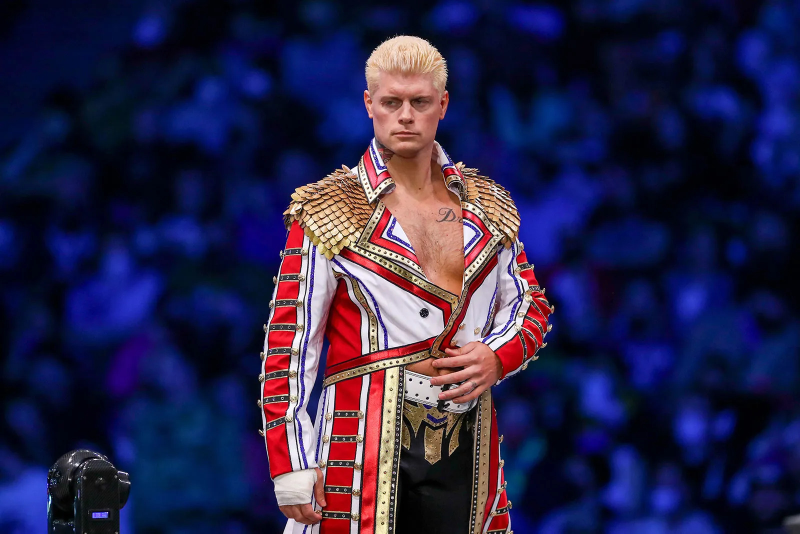
#> input picture TBA_MLP_Lab4/Images/Cody.jpg, 1600 x 1067 px, given in place of the camera (shown at 1/2 size)
$ python supp.py
#> lines starting #> are read from the running program, lines starting #| are printed output that depends on the picture; after the words box and inside, x2 and y2 are one past the last pixel; in counts of white or black regions, pixels touching at a corner belong together
import cv2 as cv
from matplotlib import pyplot as plt
cap = cv.VideoCapture(0)
while True:
    ret, img = cap.read()
#> img is the input picture: shape (1067, 1600, 3); mean B, G, R 73.5, 36.1, 40.9
    if not ret:
        break
    img = cv.cvtColor(img, cv.COLOR_BGR2RGB)
    img_gray = cv.cvtColor(img, cv.COLOR_BGR2GRAY)
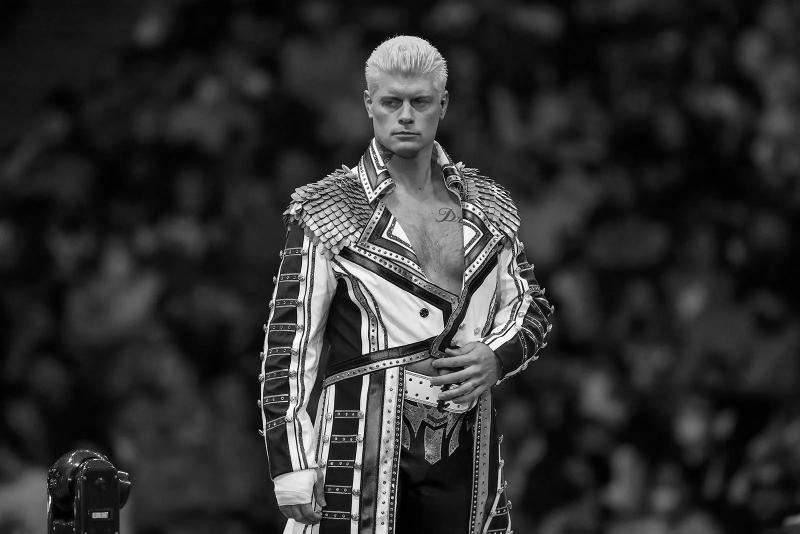
#> img_gray: shape (1067, 1600) (shown at 1/2 size); min 0, max 255, mean 47.9
    img_blur = cv.GaussianBlur(img_gray,(7,7),0)

    sobelx = cv.Sobel(src=img_blur, ddepth=cv.CV_64F, dx=1, dy=0, ksize=5)
    filtered_image_x = cv.convertScaleAbs(sobelx)
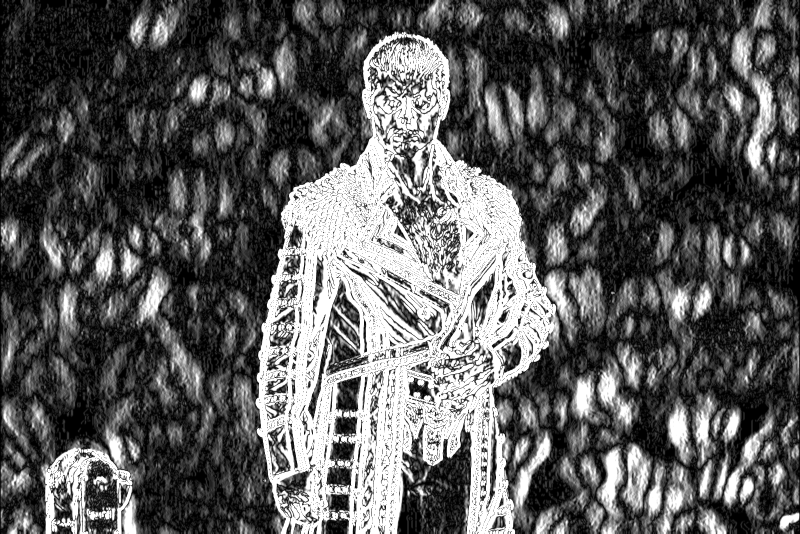
#> filtered_image_x: shape (1067, 1600) (shown at 1/2 size); min 0, max 255, mean 91.3
    sobely = cv.Sobel(src=img_blur, ddepth=cv.CV_64F, dx=0, dy=1, ksize=5)
    filtered_image_y = cv.convertScaleAbs(sobely)
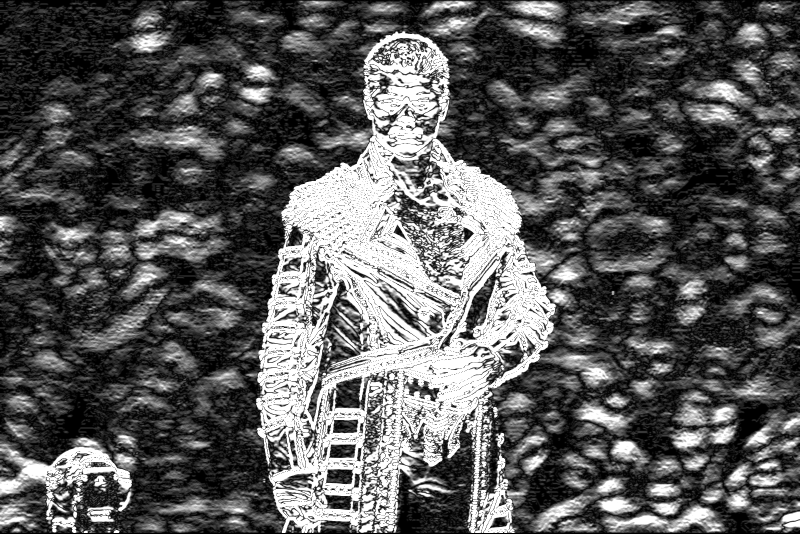
#> filtered_image_y: shape (1067, 1600) (shown at 1/2 size); min 0, max 255, mean 89
    sobelxy = cv.Sobel(src=img_blur, ddepth=cv.CV_64F, dx=1, dy=1, ksize=5)
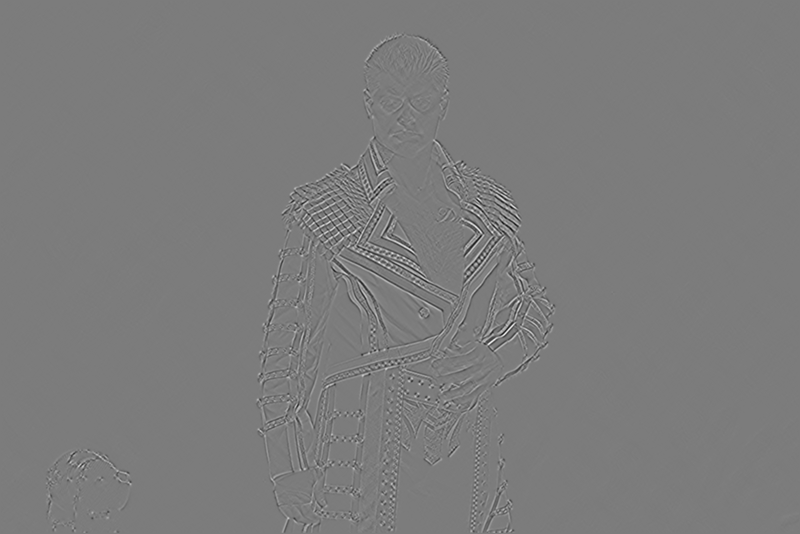
#> sobelxy: shape (1067, 1600) float64 (shown at 1/2 size); min -1088, max 1146, mean 0; drawn with min black and max white
    filtered_image_xy = cv.convertScaleAbs(sobelxy)
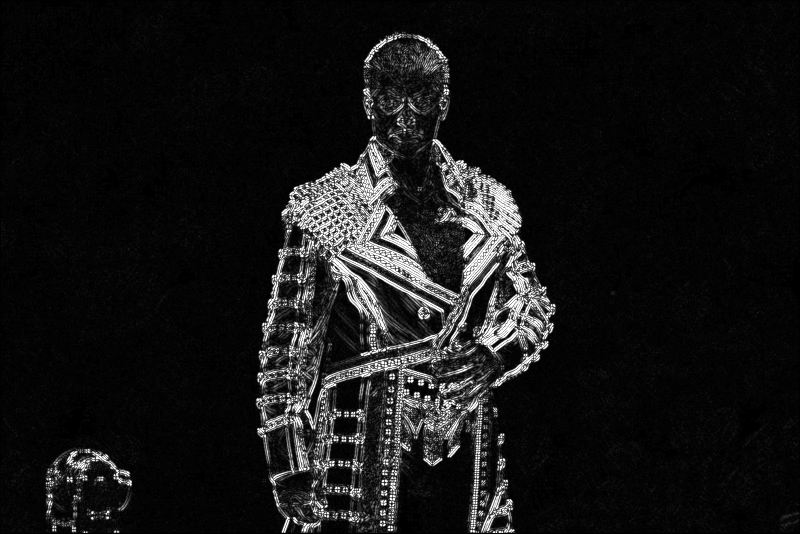
#> filtered_image_xy: shape (1067, 1600) (shown at 1/2 size); min 0, max 255, mean 21.9
    canny = cv.Canny(img_gray, 100, 200)
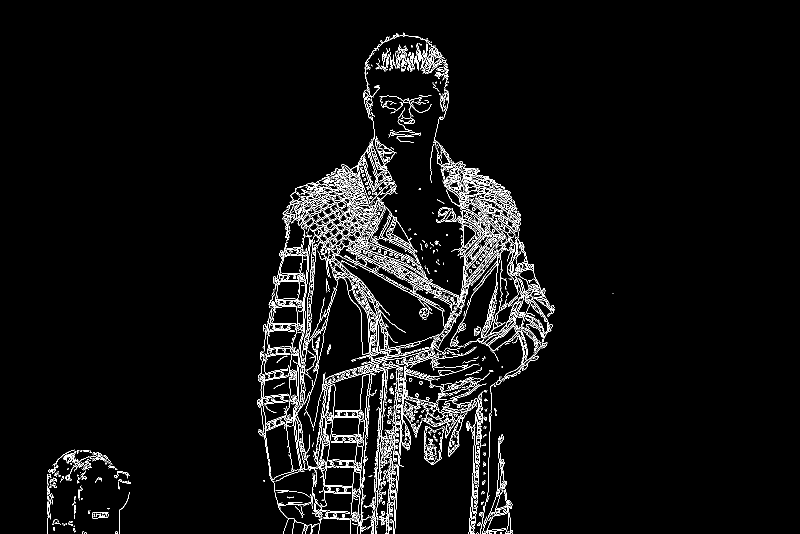
#> canny: shape (1067, 1600) (shown at 1/2 size); 3.9% white in thin lines or dots, all inside (x1, y1, x2, y2) = (94, 65, 1227, 1067)
    filtered_canny = cv.convertScaleAbs(canny)
    laplace = cv.Canny(img_blur, 5, cv.CV_64F)
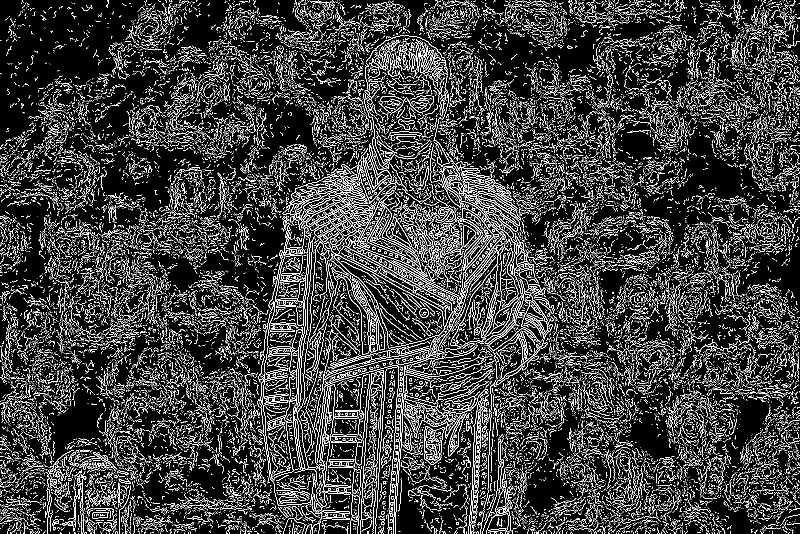
#> laplace: shape (1067, 1600) (shown at 1/2 size); 13.9% white in thin lines or dots
    filtered_img = cv.convertScaleAbs(laplace)

    plt.figure(figsize=(20, 20))
    plt.subplot(231), plt.imshow(img), plt.title('Original')
    plt.axis("off")
    plt.subplot(232), plt.imshow(filtered_image_x, cmap="gray"), plt.title('Filtered Image x-axis')
    plt.axis("off")
    plt.subplot(233), plt.imshow(filtered_image_y, cmap="gray"), plt.title('Filtered Image y-axis')
    plt.axis("off")
    plt.subplot(234), plt.imshow(filtered_image_xy, cmap="gray"), plt.title('Filtered Image xy-axis')
    plt.axis("off")
    plt.subplot(235), plt.imshow(canny, cmap='gray'), plt.title('Canny')
    plt.axis("off")
    plt.subplot(236), plt.imshow(laplace, cmap='gray'), plt.title('Laplacian')
    plt.axis("off")
    plt.draw()
    plt.pause(0.01)

    if cv.waitKey(1) & 0xFF == ord('q'):
#> (key q is pressed here)
        break
    plt.show()
    cap.release
    cv.destroyAllWindows()
